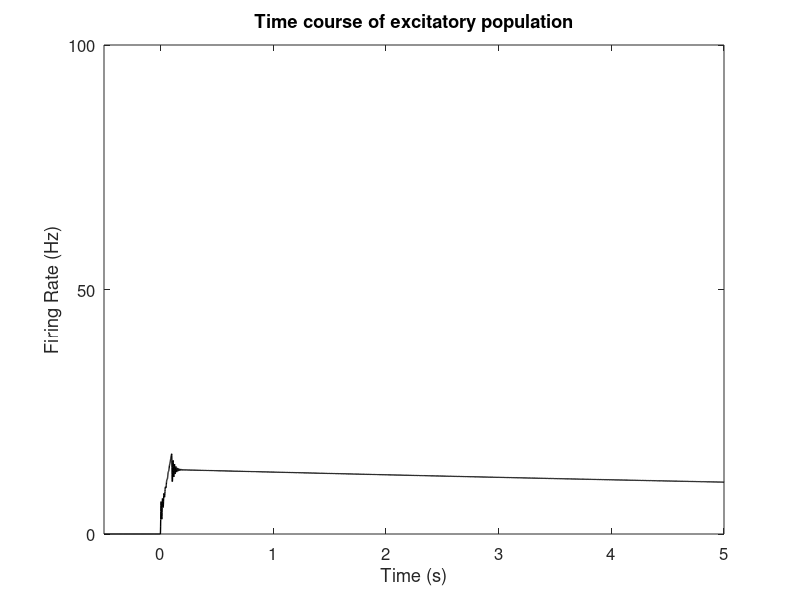
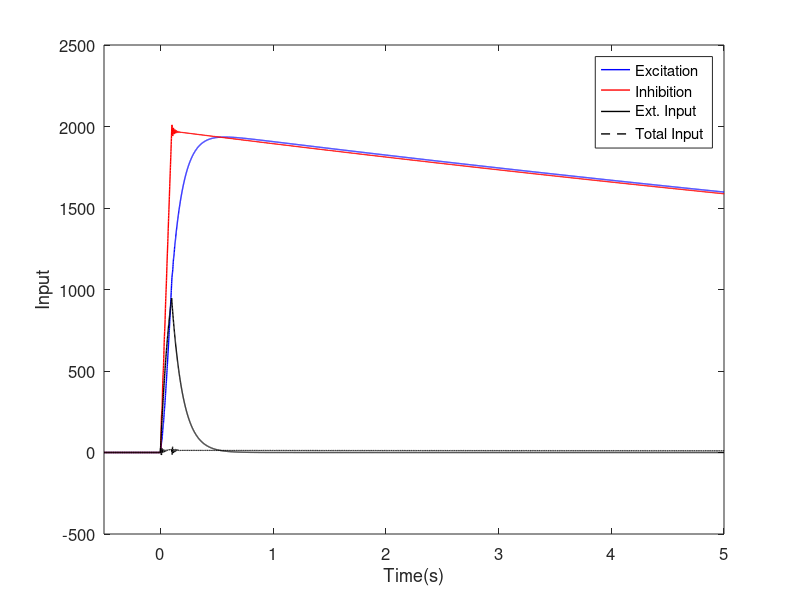

MATLAB code to generate these figures, in order:
% FiringRateModel.m: firing rate model for parametric working memory 
% based on negative derivative feedback.
% Created by Sukbin Lim
%
% This program reproduces the experiment in Figs. 2 & 4 in Lim and Goldman
% (2013), Nature Neuroscience

function FiringRateModel_PM

    flag = 1;   % 1 for transient input and 0 for step-like input

    %%% Parameters %%%
    % Intrinsic time constant Ti(ms) for i,j = E (excitatory) or I (inhibitory)
    TE = 20;            TI = 10;            

    % Time constant of exponential filtering of external input
    TEO = 100;       

    % Synaptic time constant Tij (ms) from population j to population i
    TEE = 100;          TIE = 25;           TEI = 10;           TII = 10;           

    % Synaptic connectivity matrix Wij with Gaussian-shaped profiles
    JEE = 150;          JIE = 150;          JEI = 300;          JII = 300; 

%     % Perturbation
%     p = 0.1;
%     JEE = 150*(1+p);    JIE = 150*(1+p);    JEI = 300*(1+p);    JII = 300*(1+p); 

    % Strength of external input
    if (flag ==1)
        JEO = 1500;       % JEO = 1500, 3000 or 4500 for transient input
    else
        JEO = 100;        % JEO = 100, 200 or 300 for step-like input
    end
    JIO = 0*JEO;

    %%% Simulation %%%
    options = odeset('RelTol',1e-3,'AbsTol',[1e-3 1e-3 1e-5 1e-5 1e-5 1e-5 1e-5]);
    [T,Y] = ode45(@dtest,0:1:5500,[0 0 0 0 0 0 0],options,flag,JEE,JIE,JEI,JII,TE,TI,TEE,TIE,TEI,TII,TEO,JEO,JIO);

    RE  = Y(:,1); RI  = Y(:,2); SEE = Y(:,3); SIE = Y(:,4); SEI = Y(:,5); SII = Y(:,6); SO = Y(:,7);

    %%% Figure %%%
    LineWidth = 1;
    FontSize = 12;

    % Time course of firing rate of excitatory population 
    figure(1);
    plot(T,RE,'k','LineWidth',LineWidth)
    xlim([0 T(end)]);ylim([0 100]);
    set(gca,'FontSize',FontSize);
    title('Time course of excitatory population')
    xlabel('Time (s)');ylabel('Firing Rate (Hz)');
    set(gca,'Xtick',500:1000:6000)
    set(gca,'XTickLabel',0:1:6)
    set(gca,'Ytick',0:50:100)

    % Time course of inputs to excitatory population
    figure(2);
    plot(T,JEE*SEE,'b','LineWidth',LineWidth);hold on
    plot(T,JEI*SEI,'r','LineWidth',LineWidth);
    plot(T,JEO*SO,'k','LineWidth',LineWidth);
    plot(T,JEE*SEE-JEI*SEI+JEO*SO,'k--','LineWidth',LineWidth);hold off
    xlim([0 T(end)]);
    set(gca,'FontSize',FontSize);
    legend('Excitation','Inhibition','Ext. Input','Total Input');
    xlabel('Time(s)'); ylabel('Input');
    set(gca,'Xtick',500:1000:6000)
    set(gca,'XTickLabel',0:1:6)

function dy = dtest(t,y,flag,JEE,JIE,JEI,JII,TE,TI,TEE,TIE,TEI,TII,TEO,JEO,JIO)
    dy  = zeros(7,1);

    RE  = y(1);
    RI  = y(2);
    SEE = y(3);
    SIE = y(4);
    SEI = y(5);
    SII = y(6);
    SO = y(7);

%     % Nonlinear input-output transfer
%     N = 2;      th = 10;        sig = 30;       maxf = 100;
%     f = @(x) maxf*(x-th)^N/(sig^N+(x-th)^N)*(x>th);
    % Linear input-output transfer
    f = @(x) x;

    if (flag ==1)
        dSO    = 1/TEO*(-SO + (t>500)*(t<600));    % Transient input
    else
        dSO    = 1/TEO*(-SO + (t>500));            % Step-like input
    end

    dRE   = 1/TE * (-RE + f(JEO*SO + JEE*SEE - JEI*SEI));
    dRI   = 1/TI * (-RI + f(JIO*SO + JIE*SIE - JII*SII));
    dSEE  = 1/TEE* (-SEE + RE);
    dSIE  = 1/TIE* (-SIE + RE);
    dSEI  = 1/TEI* (-SEI + RI);
    dSII  = 1/TII* (-SII + RI);

    dy(1) = dRE;
    dy(2) = dRI;
    dy(3) = dSEE;
    dy(4) = dSIE;
    dy(5) = dSEI;
    dy(6) = dSII;
    dy(7) = dSO;
